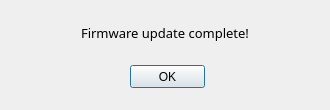
<?xml version="1.0" encoding="UTF-8"?>
<ui version="4.0">
 <class>Dialog</class>
 <widget class="QDialog" name="Dialog">
  <property name="windowModality">
   <enum>Qt::ApplicationModal</enum>
  </property>
  <property name="geometry">
   <rect>
    <x>0</x>
    <y>0</y>
    <width>330</width>
    <height>110</height>
   </rect>
  </property>
  <property name="minimumSize">
   <size>
    <width>330</width>
    <height>110</height>
   </size>
  </property>
  <property name="maximumSize">
   <size>
    <width>330</width>
    <height>110</height>
   </size>
  </property>
  <property name="windowTitle">
   <string>Exit?</string>
  </property>
  <property name="sizeGripEnabled">
   <bool>false</bool>
  </property>
  <property name="modal">
   <bool>true</bool>
  </property>
  <widget class="QLabel" name="label_137">
   <property name="geometry">
    <rect>
     <x>15</x>
     <y>15</y>
     <width>300</width>
     <height>35</height>
    </rect>
   </property>
   <property name="sizePolicy">
    <sizepolicy hsizetype="Preferred" vsizetype="Preferred">
     <horstretch>0</horstretch>
     <verstretch>0</verstretch>
    </sizepolicy>
   </property>
   <property name="minimumSize">
    <size>
     <width>300</width>
     <height>35</height>
    </size>
   </property>
   <property name="maximumSize">
    <size>
     <width>300</width>
     <height>35</height>
    </size>
   </property>
   <property name="font">
    <font>
     <family>맑은 고딕</family>
     <pointsize>10</pointsize>
     <weight>50</weight>
     <italic>false</italic>
     <bold>false</bold>
     <underline>false</underline>
     <strikeout>false</strikeout>
    </font>
   </property>
   <property name="text">
    <string>Firmware update complete!</string>
   </property>
   <property name="alignment">
    <set>Qt::AlignCenter</set>
   </property>
   <property name="wordWrap">
    <bool>true</bool>
   </property>
  </widget>
  <widget class="QPushButton" name="okbtn">
   <property name="geometry">
    <rect>
     <x>130</x>
     <y>65</y>
     <width>75</width>
     <height>23</height>
    </rect>
   </property>
   <property name="text">
    <string>OK</string>
   </property>
  </widget>
 </widget>
 <resources/>
 <connections/>
</ui>
